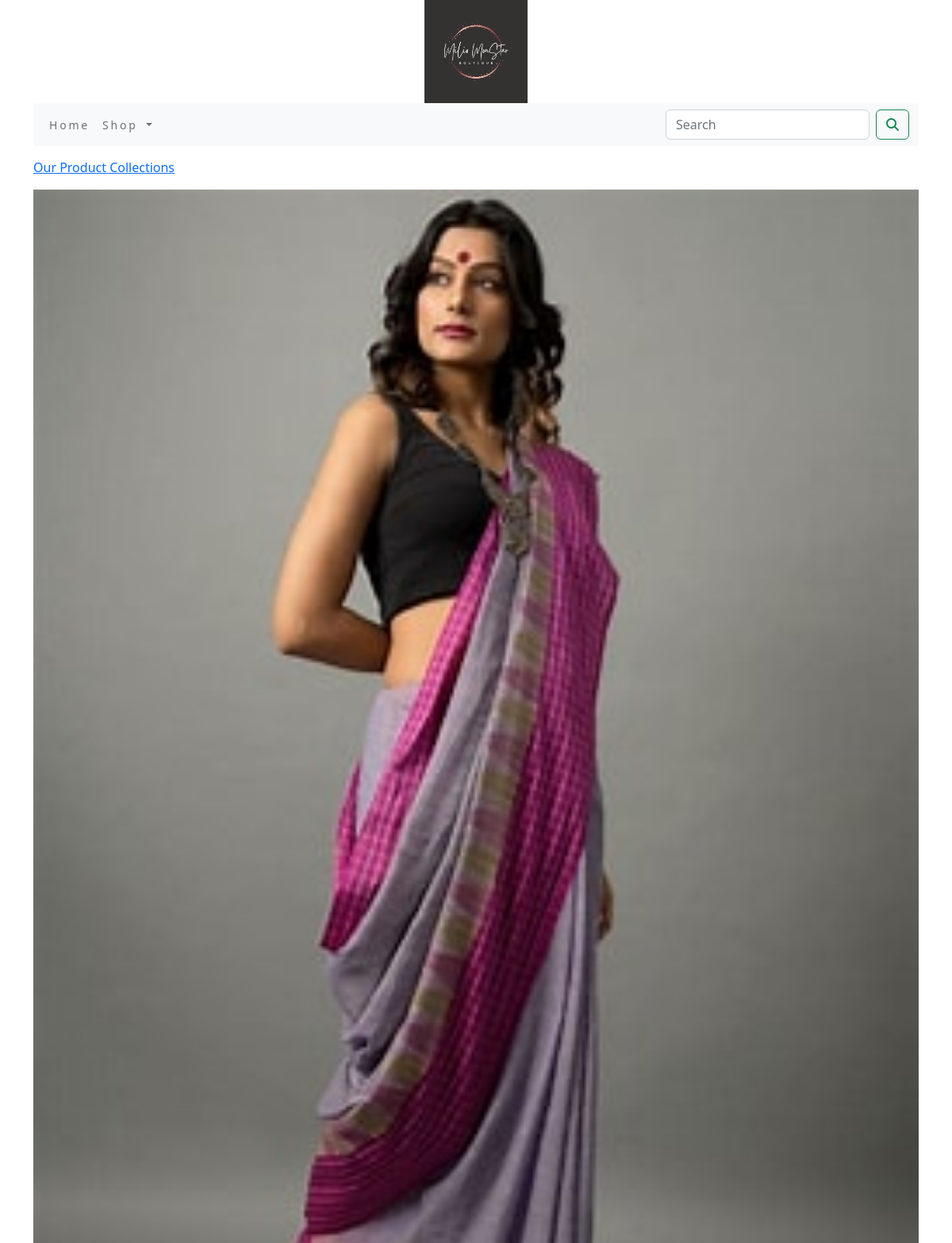
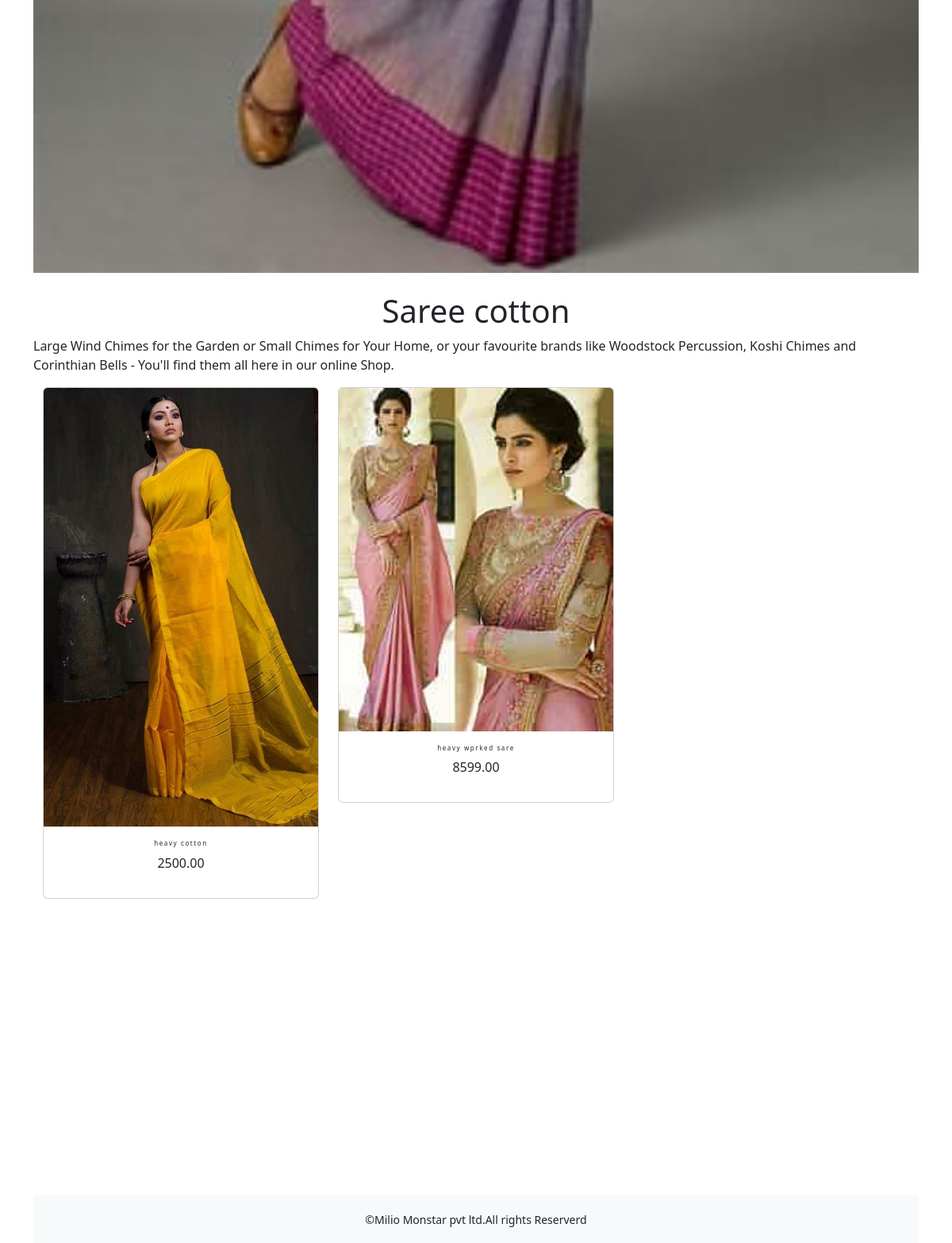
The app's page /shop/saree-cotton/ with its own data (2 pictures, top to bottom).
### shop/models.py (models this page shows, shortened)
class Category(models.Model):
    name = models.CharField(max_length=250, unique=True)
    slug = models.SlugField(max_length=250, unique=True)
    description = models.TextField(blank=True)
    image = models.ImageField(upload_to='category', blank=True)
    class Meta:
        ordering = ('name',)
        verbose_name = 'category'
        verbose_name_plural = 'categories'
    def get_url(self):
        return reverse('shop:products_by_category', args=[self.slug,])

class Product(models.Model):
    name = models.CharField(max_length=250, unique=True)
    slug = models.SlugField(max_length=250, unique=True)
    description = models.TextField(blank=True)
    price=models.DecimalField(max_digits=10,decimal_places=2)
    category=models.ForeignKey(Category,on_delete=models.CASCADE)
    image=models.ImageField(upload_to='product',blank=True)
    stock=models.IntegerField()
    available=models.BooleanField(default=True)
    created=models.DateTimeField(auto_now_add=True)
    updated=models.DateTimeField(auto_now=True)
    def get_url(self):
        return reverse('shop:prodCatdetail',args=[self.category.slug,self.slug])
    class Meta:
        ordering = ('name',)
        verbose_name = 'product'
        verbose_name_plural = 'products'

### shop/views.py (the view)
# urls.py: path('',views.allProdCat,name='allProdCat'),
def allProdCat(request,c_slug=None):
    c_page=None
    products_list=None
    if c_slug!=None:
        c_page=get_object_or_404(Category,slug=c_slug)
        products_list=Product.objects.all().filter(category=c_page,available=True)
    else:
        products_list=Product.objects.all().filter(available=True)
    paginator=Paginator(products_list,6)
    try:
        page=int(request.GET.get('page','1'))
    except:
        page=1
    try:
        products=paginator.page(page)
    except (EmptyPage,InvalidPage):
        products=paginator.page(paginator.num_pages)
    return render (request,"category.html",{'category':c_page,'products':products})

### cart/context_processors.py (called while the page is built)
def counter(request):
    item_count=0
    if 'admin' in request.path:
        return {}
    else:
        try:
            cart=Cart.objects.filter(cart_id=_cart_id(request))
            cart_items=CartItem.objects.all().filter(cart=cart[:1])
            for cart_item in cart_items:
                item_count += cart_item.quantity
        except Cart.DoesNotExist:
            item_count=0
    return dict(item_count=item_count)

### cart/views.py (called while the page is built)
def _cart_id(request):
    cart = request.session.session_key
    if not cart:
        cart = request.session.create()
    return cart

### shop/context_processors.py (called while the page is built)
def menu_links(request):
    links=Category.objects.all()
    return dict(links=links)

### templates/category.html (shortened to what this page needs)
{% extends 'base.html' %}
{% load static %}
 {% block content %}
  {% if category %}
     <div>
         <div class="row my_row_class">
             <div class="mx-auto">
             <p><a href="{% url 'shop:allProdCat' %}">Our Product Collections</a></p>
             </div>
         </div>
     </div>
  {% endif %}
<div class="mx_auto">
    {% if category %}
    <img class="my_image" width="100%" src="{{category.image.url}}" alt="{{category.name}}">
</div>
<br>
<div>
    <h1 class="text-center my_title">{{category.name}}</h1>
    <p class="text-justify">{{category.description}}</p>
</div>
{% endif %}
<div class="container">
    <div class="row mx_auto">
        {% for product in products.object_list %}
        <div class="my_bottom_margin col-9 col-sm-12 col-md-4 col-lg-4">
            <div class="card text-center"style="min-width:18rem;">
                <a href="{{product.get_url}}" ><img class="card-img-top my_image" width="250px;" src="{{product.image.url}}" alt="{{product.name}}"></a>
                <div class="card-body" style="width=300px;">
                    <h4>{{product.name}}</h4>
                    <p>{{product.price}}</p>
                </div>
            </div>
        </div>
        {% endfor %}
    </div>
    <br>
</div>
{% endblock %}

### static/css/custom.css (style rules this page uses)
.my_row_class { padding-top:15px; }
.my_bottom_margin { margin-bottom:1opx; }
.card-body h4 { font-size:8px; text-trasform:uppercase; letter-spacing:0.2em; }

### records on screen
Category: image (picture), name "Saree cotton", description "Large Wind Chimes for the Garden or Small Chimes for Your Home, or your favourite brands like Woodstock Percussion, Koshi Chimes and Corinthian Bells - You'll find them all here in our online Shop."
Product: image (picture), name "heavy cotton", price "2500.00"
Product: image (picture), name "heavy wprked sare", price "8599.00"
